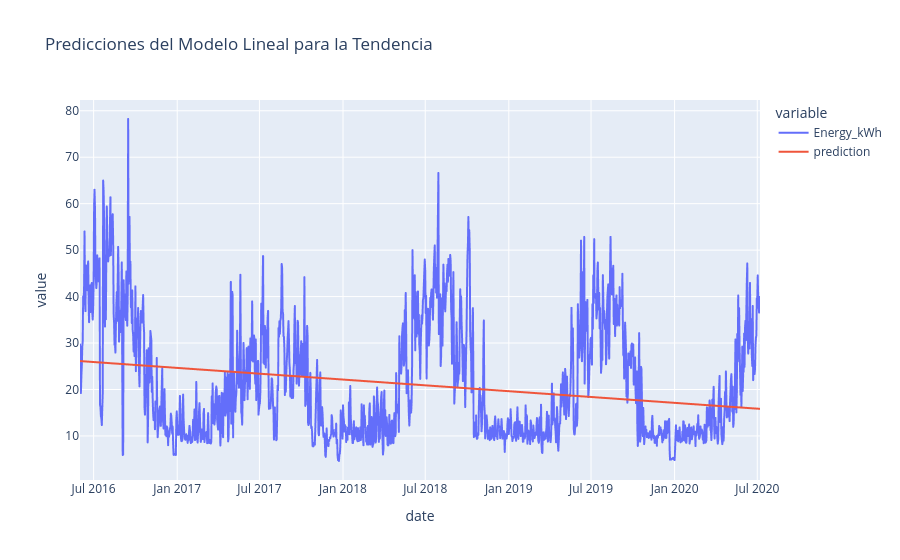

Write notebook code for a chart like this one.
### Code cell
#2:
from sklearn.metrics import mean_absolute_error

Pipeline_trend.fit(X_train, y_train)

train_predictions = Pipeline_trend.predict(X_train)
test_predictions = Pipeline_trend.predict(X_test)

train['prediction'] = train_predictions
test['prediction'] = test_predictions

df_concat = pd.concat([train, test])

fig = px.line(df_concat, x='date', y=['Energy_kWh', 'prediction'],
              title='Predicciones del Modelo Lineal para la Tendencia')

fig.show()

train_mae = mean_absolute_error(y_train, train['prediction'])
test_mae = mean_absolute_error(y_test, test['prediction'])
print(f'MAE Entrenamiento: {train_mae}')
print(f'MAE Prueba: {test_mae}')

### Figure 1 — Plotly figure (JSON) as saved in the notebook; plotly's stock layout.template omitted (floating-point values rounded to 4 significant figures; data arrays with more than 128 entries replaced by an {"elided": "..."} marker saying what was removed)
{"data": [{"hovertemplate": "variable=Energy_kWh<br>date=%{x}<br>value=%{y}<extra></extra>", "legendgroup": "Energy_kWh", "line": {"color": "#636efa", "dash": "solid"}, "marker": {"symbol": "circle"}, "mode": "lines", "name": "Energy_kWh", "showlegend": true, "type": "scattergl", "x": {"elided": "1498 str values"}, "xaxis": "x", "y": {"elided": "1498 float values"}, "yaxis": "y"}, {"hovertemplate": "variable=prediction<br>date=%{x}<br>value=%{y}<extra></extra>", "legendgroup": "prediction", "line": {"color": "#EF553B", "dash": "solid"}, "marker": {"symbol": "circle"}, "mode": "lines", "name": "prediction", "showlegend": true, "type": "scattergl", "x": {"elided": "1498 str values"}, "xaxis": "x", "y": {"elided": "1498 float values"}, "yaxis": "y"}], "layout": {"legend": {"title": {"text": "variable"}, "tracegroupgap": 0}, "title": {"text": "Predicciones del Modelo Lineal para la Tendencia"}, "xaxis": {"anchor": "y", "domain": [0, 1], "title": {"text": "date"}}, "yaxis": {"anchor": "x", "domain": [0, 1], "title": {"text": "value"}}}}
